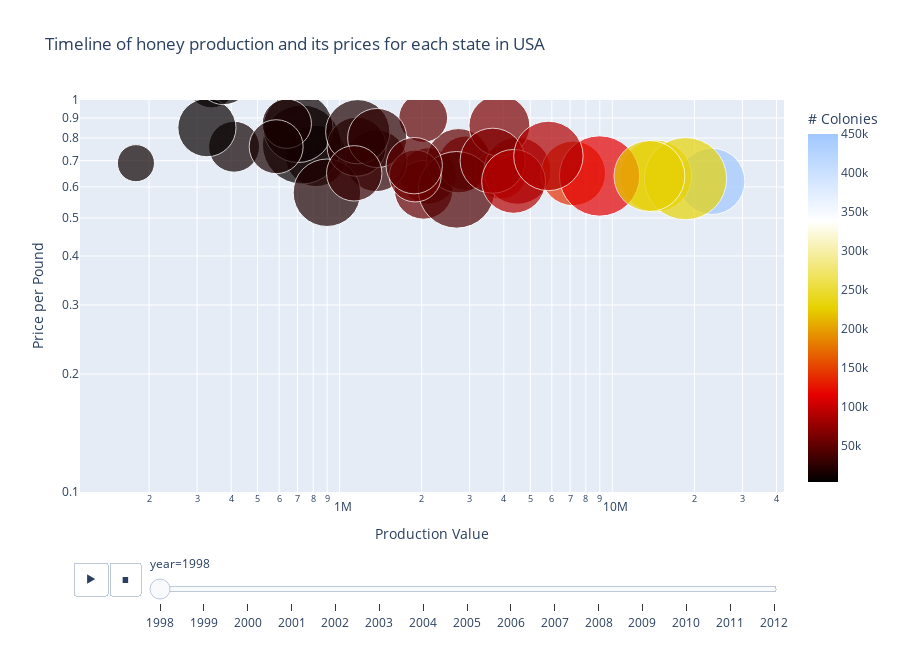

Here is the notebook cell this chart was saved with:
### Code cell
import plotly.express as px

# Honey production price analysis using plotly.express
figure = px.scatter(honey_production, 
                   x='prodvalue', 
                   y='priceperlb',
                   size='yieldpercol', 
                   color='numcol',
                   hover_name='state',
                   animation_frame='year',
                   log_x=True,
                   log_y=True,
                   size_max=60,
                   title='Timeline of honey production and its prices for each state in USA',
                   labels={'prodvalue': 'Production Value', 
                          'priceperlb': 'Price per Pound',
                          'yieldpercol': 'Yield per Colony (lbs)',
                          'numcol': '# Colonies'},
                   color_continuous_scale='Blackbody',
                   range_y=[0.1, 1.0])  # Adjusted range to avoid log issues with negative values

figure.update_layout(height=650)
figure.update_coloraxes(colorbar_title="# Colonies")
iplot(figure)

### Figure 1 — Plotly figure (JSON) as saved in the notebook; plotly's stock layout.template omitted (floating-point values rounded to 4 significant figures)
{"data": [{"hovertemplate": "<b>%{hovertext}</b><br><br>year=1998<br>Production Value=%{x}<br>Price per Pound=%{y}<br>Yield per Colony (lbs)=%{marker.size}<br># Colonies=%{marker.color}<extra></extra>", "hovertext": ["AL", "AZ", "AR", "CA", "CO", "FL", "GA", "HI", "ID", "IL", "IN", "IA", "KS", "KY", "LA", "ME", "MD", "MI", "MN", "MS", "MO", "MT", "NE", "NV", "NJ", "NM", "NY", "NC", "ND", "OH", "OK", "OR", "PA", "SD", "TN", "TX", "UT", "VT", "VA", "WA", "WV", "WI", "WY"], "legendgroup": "", "marker": {"color": [16000.0, 55000.0, 53000.0, 450000.0, 27000.0, 230000.0, 75000.0, 8000.0, 120000.0, 9000.0, 9000.0, 50000.0, 16000.0, 3000.0, 41000.0, 10000.0, 7000.0, 80000.0, 140000.0, 18000.0, 23000.0, 115000.0, 64000.0, 10000.0, 11000.0, 14000.0, 65000.0, 8000.0, 230000.0, 18000.0, 4000.0, 50000.0, 26000.0, 225000.0, 7000.0, 91000.0, 30000.0, 6000.0, 8000.0, 58000.0, 6000.0, 89000.0, 46000.0], "coloraxis": "coloraxis", "size": [71, 60, 65, 83, 72, 98, 56, 118, 50, 71, 92, 78, 46, 50, 111, 26, 44, 85, 79, 86, 66, 122, 70, 46, 49, 55, 80, 59, 128, 78, 51, 45, 66, 95, 64, 77, 58, 64, 37, 51, 55, 91, 60], "sizemode": "area", "sizeref": 0.03778, "symbol": "circle"}, "mode": "markers", "name": "", "orientation": "v", "showlegend": false, "type": "scatter", "x": [818000.0, 2112000.0, 2033000.0, 23160000.0, 1361000.0, 14430000.0, 2898000.0, 727000.0, 3900000.0, 760000.0, 704000.0, 2730000.0, 640000.0, 210000.0, 2685000.0, 179000.0, 339000.0, 4488000.0, 7189000.0, 898000.0, 1154000.0, 8979000.0, 3853000.0, 759000.0, 410000.0, 585000.0, 3640000.0, 651000.0, 18550000.0, 1165000.0, 253000.0, 2025000.0, 1373000.0, 13680000.0, 591000.0, 4344000.0, 1131000.0, 326000.0, 394000.0, 1893000.0, 376000.0, 5831000.0, 1877000.0], "xaxis": "x", "y": [0.72, 0.64, 0.59, 0.62, 0.7, 0.64, 0.69, 0.77, 0.65, 1.19, 0.85, 0.7, 0.87, 1.4, 0.59, 0.69, 1.1, 0.66, 0.65, 0.58, 0.76, 0.64, 0.86, 1.65, 0.76, 0.76, 0.7, 1.38, 0.63, 0.83, 1.24, 0.9, 0.8, 0.64, 1.32, 0.62, 0.65, 0.85, 1.33, 0.64, 1.14, 0.72, 0.68], "yaxis": "y"}], "layout": {"coloraxis": {"colorbar": {"title": {"text": "# Colonies"}}, "colorscale": [[0, "rgb(0,0,0)"], [0.25, "rgb(230,0,0)"], [0.5, "rgb(230,210,0)"], [0.75, "rgb(255,255,255)"], [1, "rgb(160,200,255)"]]}, "height": 650, "legend": {"itemsizing": "constant", "tracegroupgap": 0}, "sliders": [{"active": 0, "currentvalue": {"prefix": "year="}, "len": 0.9, "pad": {"b": 10, "t": 60}, "steps": [{"args": [["1998"], {"frame": {"duration": 0, "redraw": false}, "fromcurrent": true, "mode": "immediate", "transition": {"duration": 0, "easing": "linear"}}], "label": "1998", "method": "animate"}, {"args": [["1999"], {"frame": {"duration": 0, "redraw": false}, "fromcurrent": true, "mode": "immediate", "transition": {"duration": 0, "easing": "linear"}}], "label": "1999", "method": "animate"}, {"args": [["2000"], {"frame": {"duration": 0, "redraw": false}, "fromcurrent": true, "mode": "immediate", "transition": {"duration": 0, "easing": "linear"}}], "label": "2000", "method": "animate"}, {"args": [["2001"], {"frame": {"duration": 0, "redraw": false}, "fromcurrent": true, "mode": "immediate", "transition": {"duration": 0, "easing": "linear"}}], "label": "2001", "method": "animate"}, {"args": [["2002"], {"frame": {"duration": 0, "redraw": false}, "fromcurrent": true, "mode": "immediate", "transition": {"duration": 0, "easing": "linear"}}], "label": "2002", "method": "animate"}, {"args": [["2003"], {"frame": {"duration": 0, "redraw": false}, "fromcurrent": true, "mode": "immediate", "transition": {"duration": 0, "easing": "linear"}}], "label": "2003", "method": "animate"}, {"args": [["2004"], {"frame": {"duration": 0, "redraw": false}, "fromcurrent": true, "mode": "immediate", "transition": {"duration": 0, "easing": "linear"}}], "label": "2004", "method": "animate"}, {"args": [["2005"], {"frame": {"duration": 0, "redraw": false}, "fromcurrent": true, "mode": "immediate", "transition": {"duration": 0, "easing": "linear"}}], "label": "2005", "method": "animate"}, {"args": [["2006"], {"frame": {"duration": 0, "redraw": false}, "fromcurrent": true, "mode": "immediate", "transition": {"duration": 0, "easing": "linear"}}], "label": "2006", "method": "animate"}, {"args": [["2007"], {"frame": {"duration": 0, "redraw": false}, "fromcurrent": true, "mode": "immediate", "transition": {"duration": 0, "easing": "linear"}}], "label": "2007", "method": "animate"}, {"args": [["2008"], {"frame": {"duration": 0, "redraw": false}, "fromcurrent": true, "mode": "immediate", "transition": {"duration": 0, "easing": "linear"}}], "label": "2008", "method": "animate"}, {"args": [["2009"], {"frame": {"duration": 0, "redraw": false}, "fromcurrent": true, "mode": "immediate", "transition": {"duration": 0, "easing": "linear"}}], "label": "2009", "method": "animate"}, {"args": [["2010"], {"frame": {"duration": 0, "redraw": false}, "fromcurrent": true, "mode": "immediate", "transition": {"duration": 0, "easing": "linear"}}], "label": "2010", "method": "animate"}, {"args": [["2011"], {"frame": {"duration": 0, "redraw": false}, "fromcurrent": true, "mode": "immediate", "transition": {"duration": 0, "easing": "linear"}}], "label": "2011", "method": "animate"}, {"args": [["2012"], {"frame": {"duration": 0, "redraw": false}, "fromcurrent": true, "mode": "immediate", "transition": {"duration": 0, "easing": "linear"}}], "label": "2012", "method": "animate"}], "x": 0.1, "xanchor": "left", "y": 0, "yanchor": "top"}], "title": {"text": "Timeline of honey production and its prices for each state in USA"}, "updatemenus": [{"buttons": [{"args": [null, {"frame": {"duration": 500, "redraw": false}, "fromcurrent": true, "mode": "immediate", "transition": {"duration": 500, "easing": "linear"}}], "label": "&#9654;", "method": "animate"}, {"args": [[null], {"frame": {"duration": 0, "redraw": false}, "fromcurrent": true, "mode": "immediate", "transition": {"duration": 0, "easing": "linear"}}], "label": "&#9724;", "method": "animate"}], "direction": "left", "pad": {"r": 10, "t": 70}, "showactive": false, "type": "buttons", "x": 0.1, "xanchor": "right", "y": 0, "yanchor": "top"}], "xaxis": {"anchor": "y", "domain": [0, 1], "title": {"text": "Production Value"}, "type": "log"}, "yaxis": {"anchor": "x", "domain": [0, 1], "range": [-1.0, 0], "title": {"text": "Price per Pound"}, "type": "log"}}}
